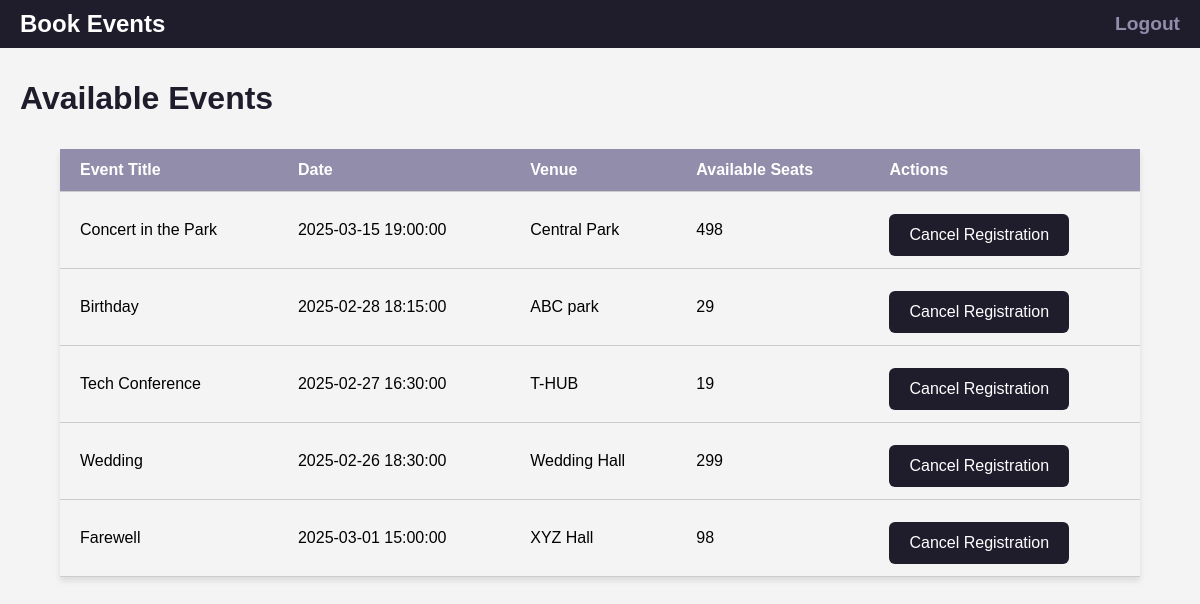
Before: /event_booking_system/user-dashboard.php (signed in) with the older database file.
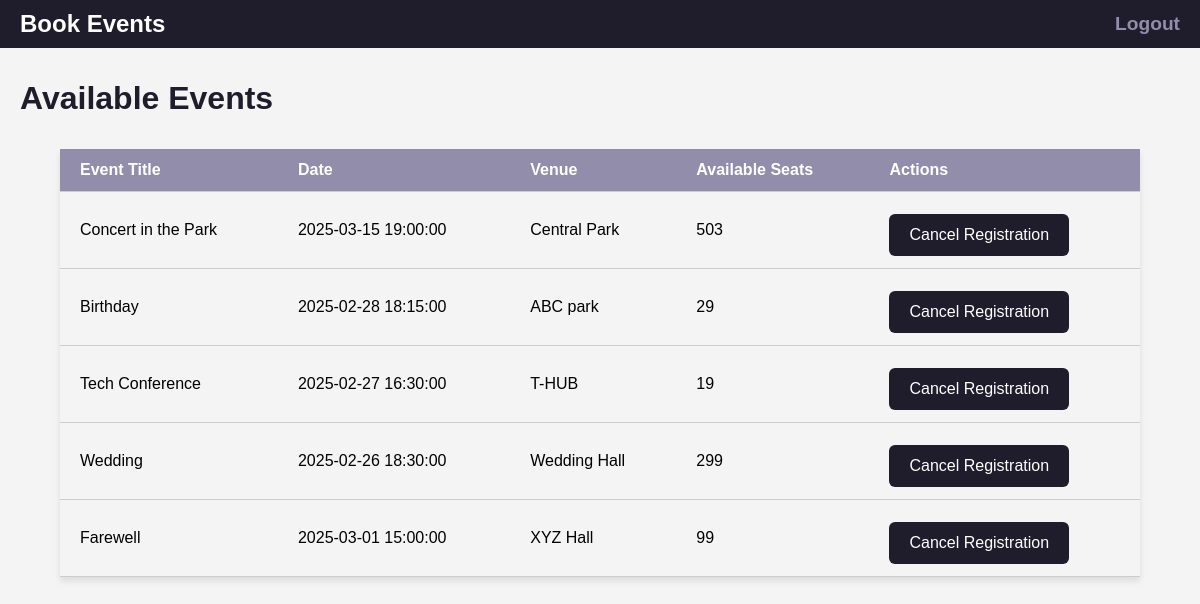
After: the same page with the newer database file.
### tables this page shows
CREATE TABLE `events` (
  `id` int(11) NOT NULL,
  `title` varchar(255) NOT NULL,
  `description` text DEFAULT NULL,
  `date` datetime NOT NULL,
  `venue` varchar(255) NOT NULL,
  `available_seats` int(11) NOT NULL,
  `created_at` timestamp NOT NULL DEFAULT current_timestamp()
);

### event_booking_system/user-dashboard.php (the view, shortened to what this page needs)
<?php
include 'connect.php';
$sql = "SELECT * FROM events WHERE available_seats > 0";
$result = $conn->query($sql);
?>
<!DOCTYPE html>
<html lang="en">
<head>
    <link rel="stylesheet" href="user-dashboard.css">
</head>
<body>
    <nav>
        <h2>Book Events</h2>
        <a href="logout.php">Logout</a>
    </nav>
    <h3>Available Events</h3>
    <table>
        <thead>
            <tr>
                <th>Event Title</th>
                <th>Date</th>
                <th>Venue</th>
                <th>Available Seats</th>
                <th>Actions</th>
            </tr>
        </thead>
        <tbody>
            <?php
            if ($result->num_rows > 0) {
                while ($event = $result->fetch_assoc()) {
                    echo "<tr>
                            <td>{$event['title']}</td>
                            <td>{$event['date']}</td>
                            <td>{$event['venue']}</td>
                            <td>{$event['available_seats']}</td>
                            <td>";
                    $user_id = $_SESSION['user_id'];
                    $check_registration_sql = "SELECT * FROM bookings WHERE user_id = ? AND event_id = ?";
                    $check_registration_stmt = $conn->prepare($check_registration_sql);
                    $check_registration_stmt->bind_param("ii", $user_id, $event['id']);
                    $check_registration_stmt->execute();
                    $check_registration_result = $check_registration_stmt->get_result();
                    if ($check_registration_result->num_rows > 0) {
                        echo "<form method='POST'>
                                <input type='hidden' name='event_id' value='{$event['id']}'>
                                <button type='submit' name='cancel_registration'>Cancel Registration</button>
                              </form>";
                    } elseif ($event['available_seats'] > 0) {
                        echo "<form method='POST'>
                                <input type='hidden' name='event_id' value='{$event['id']}'>
                                <button type='submit' name='register_event'>Register</button>
                              </form>";
                    } else {
                        echo "<p>Sold Out</p>";
                    }
                    echo "</td></tr>";
                }
            } else {
                echo "<tr><td colspan='5'>No events available at the moment.</td></tr>";
            }
            ?>
        </tbody>
    </table>
</body>
</html>

Changed rows visible on the page:
changed events "Concert in the Park": available_seats "498" → "503"
changed events "Farewell": available_seats "98" → "99"
